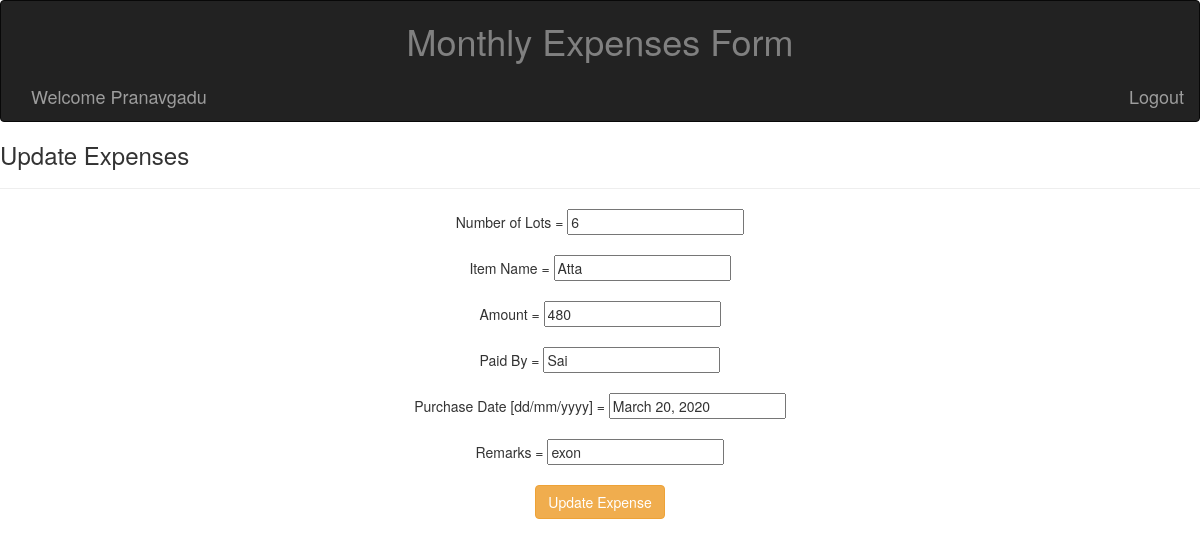
/update/4/ (signed in), run on the app's committed database.
### testapp/models.py (models this page shows)
class Expenses(models.Model):
    itemno=models.IntegerField()
    itemname=models.CharField(max_length=64)
    amount=models.IntegerField()
    paidby = models.CharField(max_length=64)
    purchasedate=models.DateField()
    remarks=models.CharField(max_length=256)

### testapp/views.py (the view)
# urls.py: url(r'^update/(?P<id>\d+)/$', views.UpdateExpView),
@cache_control(no_cache=True, must_revalidate=True, no_store=True)
@login_required
def UpdateExpView(request,id):
    explist=Expenses.objects.get(id=id)
    if request.method=='POST':
        form=ExpForm(request.POST, instance=explist)
        if form.is_valid:
            form.save()
        return redirect('/list')
    return render(request, 'testapp/update.html',{'explist':explist})

### template/testapp/update.html (shortened to what this page needs)
<!DOCTYPE html>
{%load static%}
<html lang="en">
<head>
    <link rel="stylesheet" href="https://maxcdn.bootstrapcdn.com/bootstrap/3.3.7/css/bootstrap.min.css"
>
    <link rel="stylesheet" href="{%static 'css/demo.css' %}"
</head>
<body>
    <nav class="navbar navbar-inverse">
        <div class="collapse navbar-collapse">
            <div style="text-align:center">
                <h1> Monthly Expenses Form </h1>
            </div>
            <div class="navbar-brand navbar-left"> Welcome  {{ request.user.username | title}} </div>
            {% if request.user.is_authenticated %}
                <a class="navbar-brand navbar-right" href="/logout">Logout</a>
            {% else %}
                <a class="navbar-brand navbar-right" href="/accounts/login">Login</a>
            {% endif%}
        </div>
    </nav>
     <h3> Update Expenses </h3><hr>
        <form method="POST">
            <div style="text-align:center">
                Number of Lots = <input type="text" name="itemno" value="{{explist.itemno}}" > <br><br>
                Item Name = <input type="text" name="itemname" value="{{explist.itemname}}" > <br><br>
                Amount = <input type="text" name="amount" value="{{explist.amount}}" > <br><br>
                Paid By = <input type="text" name="paidby" value="{{explist.paidby}}" > <br><br>
                Purchase Date [dd/mm/yyyy] = <input type="text" name="purchasedate" value="{{explist.purchasedate}}"> <br><br>
                Remarks = <input type="text" name="remarks" value="{{explist.remarks}}" > <br><br>
                <input type="submit" name="" class="btn btn-warning" value="Update Expense">
            </div>
        </form>

### static/css/demo.css (style rules this page uses)
body { background: url(https://images.unsplash.com/photo-1565514158882-617325fbd873?ixlib=rb-1.2.1&auto=format&fit=crop&w=750&q=80 ); background-repeat: no-repeat; background-size: cover; }
h1 { color:gray }

### data on the page
Expenses: itemno "6", itemname "Atta", amount "480", paidby "Sai", purchasedate "March 20, 2020", remarks "exon"

### other printed values
{{ request.user.username | title }} "Pranavgadu"
